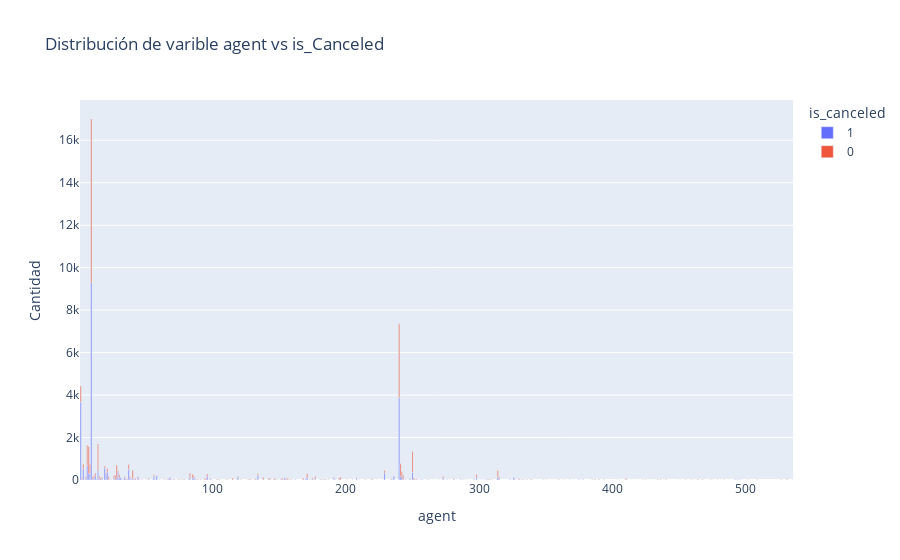
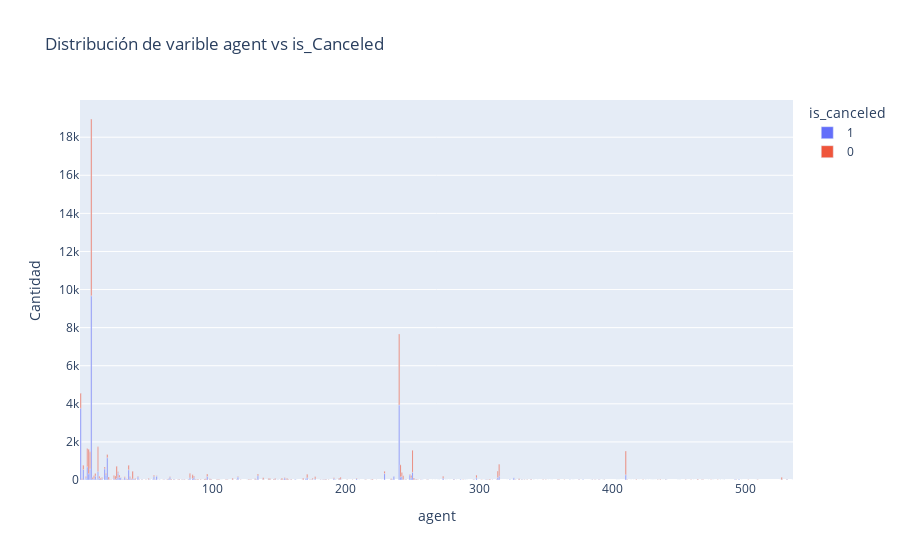

The notebook cell these images were saved under, in order:
### Markdown cell above
## Datos Faltantes
Para los valores nulos de la columna **agent** se eligio utilizar K-Nearest Neighbors para asignarles el valor mas probable.
Como se puede ver la cantidad de ids se mantuvo (no tendria sentido que se inventen nuevos ids)
Y los valores se mantienen en la misma proporcion que antes del cambio

### Code cell
def fill_null_with_knn(data: pd.DataFrame, column: str):
  num_cols = [
    'lead_time',
    'arrival_date_year',
    'stays_in_weekend_nights',
    'stays_in_week_nights',
    'adults',
    'children',
    'babies',
    'is_repeated_guest',
    'previous_cancellations',
    'previous_bookings_not_canceled',
    'booking_changes',
    'days_in_waiting_list',
    'adr',
    'required_car_parking_spaces',
    'total_of_special_requests'
  ]
  num_df = data.filter(num_cols)
  # se normaliza las columnas numericas para evitar que los valores mas grandes tengan mayor peso
  num_normalized_df = pd.DataFrame(MinMaxScaler().fit_transform(num_df), columns=num_df.columns)
  # se agregaron algunas columnas categoricas utlizando one hot encoding
  hot_encoded_cols = pd.get_dummies(data[["hotel", "meal", "deposit_type", "customer_type"]], drop_first=True)
  knn_df = pd.concat([
      num_normalized_df,
      hot_encoded_cols,
      data[column]
    ],
    axis=1
  )
  # TODO: Mejorable utilizar una implementacion que permita el uso de mas neighbors con moda
  imputer = KNNImputer(n_neighbors=1)
  df_hotel[column] = pd.DataFrame(imputer.fit_transform(knn_df), columns=knn_df.columns)[column]

print(f"Cantidad de ids unicos en la columna agent antes de la transformacion: {df_hotel.agent.nunique()}")
print_categorical_value_count(df_hotel, "agent", "is_canceled")

fill_null_with_knn(df_hotel, "agent")

print(f"Cantidad de ids unicos en la columna agent despues de la transformacion: {df_hotel.agent.nunique()}")
print_categorical_value_count(df_hotel, "agent", "is_canceled")

### Figure 1 — Plotly figure (JSON) as saved in the notebook; plotly's stock layout.template omitted (floating-point values rounded to 4 significant figures; data arrays with more than 128 entries replaced by an {"elided": "..."} marker saying what was removed)
{"data": [{"alignmentgroup": "True", "customdata": {"elided": "210x1 float values"}, "hovertemplate": "is_canceled=1<br>agent=%{x}<br>Cantidad=%{y}<br>percentage=%{customdata[0]:.2r}<extra></extra>", "legendgroup": "1", "marker": {"color": "#636efa", "pattern": {"shape": ""}}, "name": "1", "offsetgroup": "1", "orientation": "v", "showlegend": true, "textposition": "auto", "type": "bar", "x": {"elided": "210 int values"}, "xaxis": "x", "y": {"elided": "210 int values"}, "yaxis": "y"}, {"alignmentgroup": "True", "customdata": {"elided": "273x1 float values"}, "hovertemplate": "is_canceled=0<br>agent=%{x}<br>Cantidad=%{y}<br>percentage=%{customdata[0]:.2r}<extra></extra>", "legendgroup": "0", "marker": {"color": "#EF553B", "pattern": {"shape": ""}}, "name": "0", "offsetgroup": "0", "orientation": "v", "showlegend": true, "textposition": "auto", "type": "bar", "x": {"elided": "273 int values"}, "xaxis": "x", "y": {"elided": "273 int values"}, "yaxis": "y"}], "layout": {"barmode": "relative", "legend": {"title": {"text": "is_canceled"}, "tracegroupgap": 0}, "title": {"text": "Distribución de varible agent vs is_Canceled"}, "xaxis": {"anchor": "y", "domain": [0, 1], "title": {"text": "agent"}}, "yaxis": {"anchor": "x", "domain": [0, 1], "title": {"text": "Cantidad"}}}}

### Figure 2 — Plotly figure (JSON) as saved in the notebook; plotly's stock layout.template omitted (floating-point values rounded to 4 significant figures; data arrays with more than 128 entries replaced by an {"elided": "..."} marker saying what was removed)
{"data": [{"alignmentgroup": "True", "customdata": {"elided": "214x1 float values"}, "hovertemplate": "is_canceled=1<br>agent=%{x}<br>Cantidad=%{y}<br>percentage=%{customdata[0]:.2r}<extra></extra>", "legendgroup": "1", "marker": {"color": "#636efa", "pattern": {"shape": ""}}, "name": "1", "offsetgroup": "1", "orientation": "v", "showlegend": true, "textposition": "auto", "type": "bar", "x": {"elided": "214 int values"}, "xaxis": "x", "y": {"elided": "214 int values"}, "yaxis": "y"}, {"alignmentgroup": "True", "customdata": {"elided": "273x1 float values"}, "hovertemplate": "is_canceled=0<br>agent=%{x}<br>Cantidad=%{y}<br>percentage=%{customdata[0]:.2r}<extra></extra>", "legendgroup": "0", "marker": {"color": "#EF553B", "pattern": {"shape": ""}}, "name": "0", "offsetgroup": "0", "orientation": "v", "showlegend": true, "textposition": "auto", "type": "bar", "x": {"elided": "273 int values"}, "xaxis": "x", "y": {"elided": "273 int values"}, "yaxis": "y"}], "layout": {"barmode": "relative", "legend": {"title": {"text": "is_canceled"}, "tracegroupgap": 0}, "title": {"text": "Distribución de varible agent vs is_Canceled"}, "xaxis": {"anchor": "y", "domain": [0, 1], "title": {"text": "agent"}}, "yaxis": {"anchor": "x", "domain": [0, 1], "title": {"text": "Cantidad"}}}}
